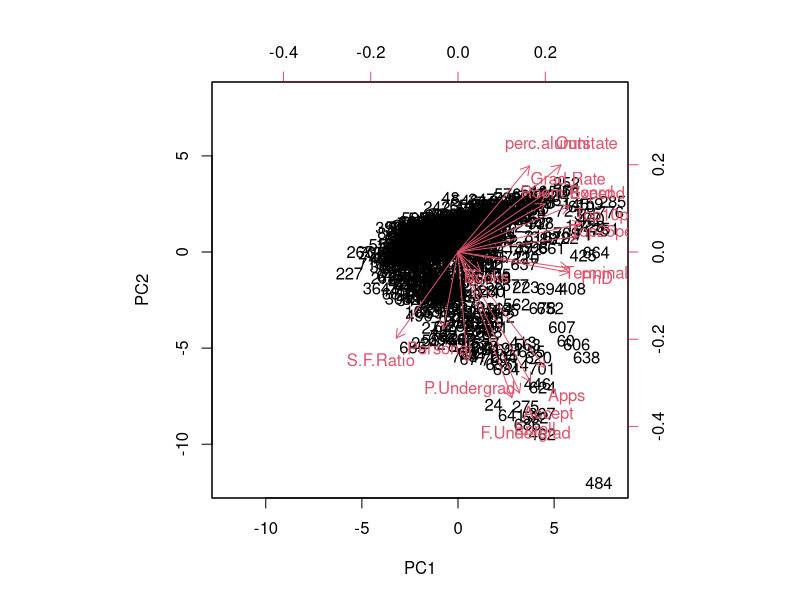
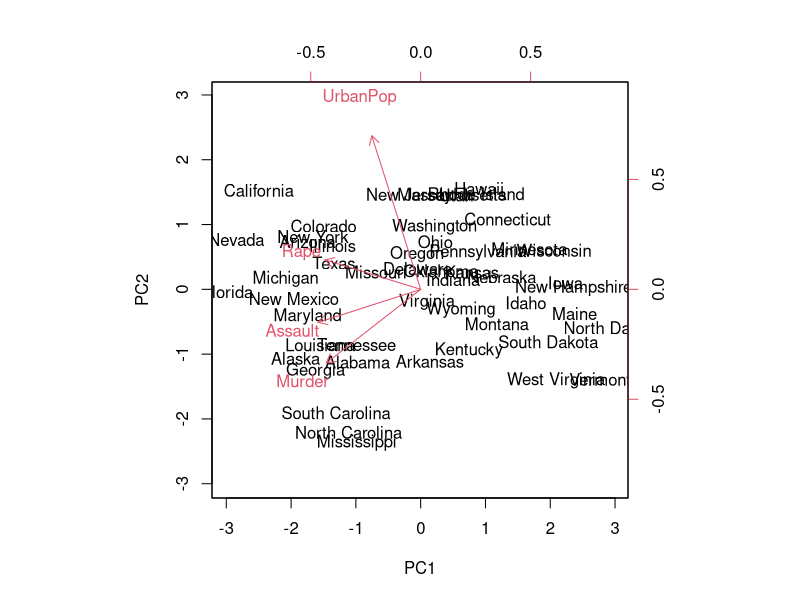
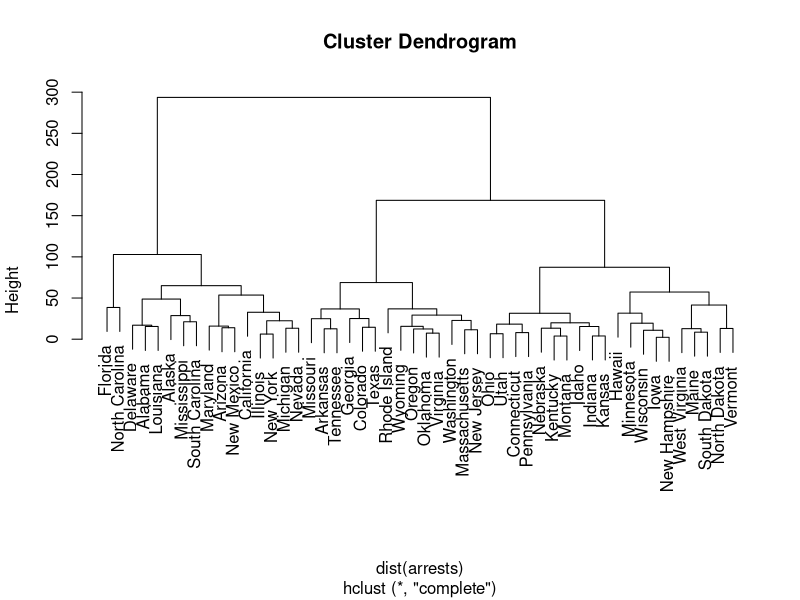
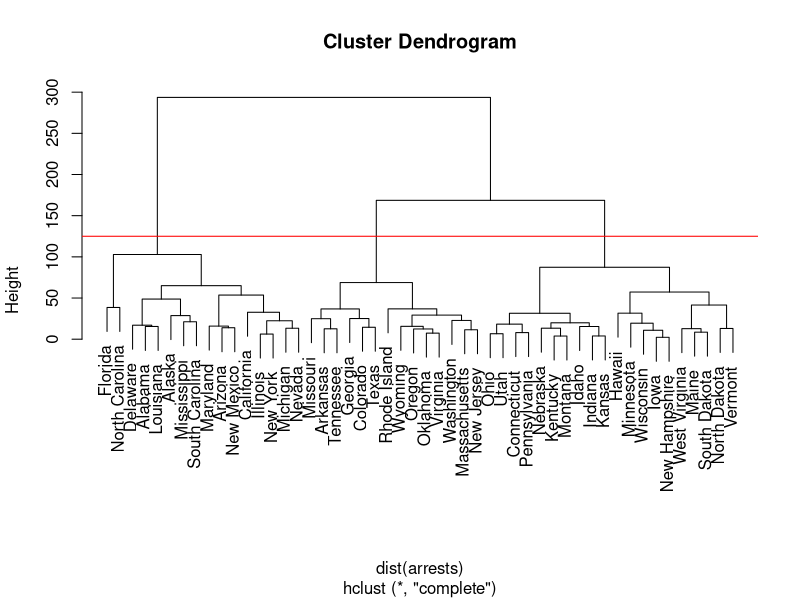
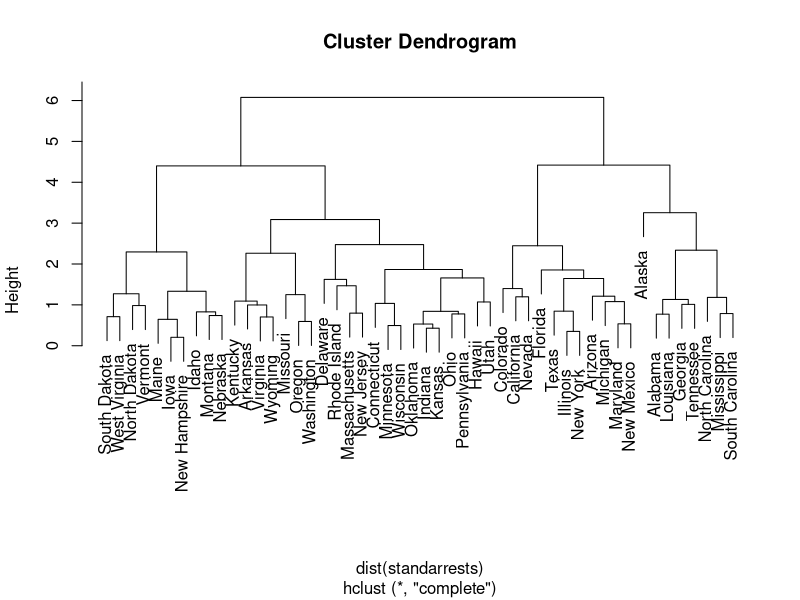

The R script that drew these images, in order:
## ---- chunk 1
library(tidyverse)
college <- read_csv("College.csv") %>%
  select(-Private)
## ---- chunk 2
pccollege <- prcomp(college, scale = TRUE)
biplot(pccollege, scale = 0)
## ---- chunk 3
pccollege_var <- pccollege$sdev^2
pccollege_pve <- pccollege_var/sum(pccollege_var)
pccollege_pve
## ---- chunk 4
pccollege_pve[1] + pccollege_pve[2]
## ---- chunk 5
arrests <- read_csv("USArrests.csv") %>%
  tibble::column_to_rownames("State")
## ---- chunk 6
pcarrests <- prcomp(arrests, scale = TRUE)
biplot(pcarrests, scale = 0)

## ---- chunk 7
arrestsk2 <- kmeans(arrests, 2, nstart=20)
#pcarrestsk2 <- prcomp(arrestsk2, scale = TRUE)

#biplot(pcarrests, col = c(1,2), scale = TRUE)

## ---- chunk 8
pcarrests12 <- pcarrests$rotation %>%
  as.data.frame() %>%
  select(c("PC1", "PC2"))

# pcarrestsk2 <- kmeans(pcarrests12,3,nstart = 20)
# biplot(pcarrestsk2)
## ---- chunk 9
arrestshier <- hclust(dist(arrests), method = 'complete')
plot(arrestshier)
## ---- chunk 10
plot(arrestshier)
abline(h=125, col = 'red')
## ---- chunk 11
cutree(arrestshier,3)
## ---- chunk 12
standarrests <- arrests %>%
  scale()

standarrestshier <- hclust(dist(standarrests), method = 'complete')
plot(standarrestshier)
